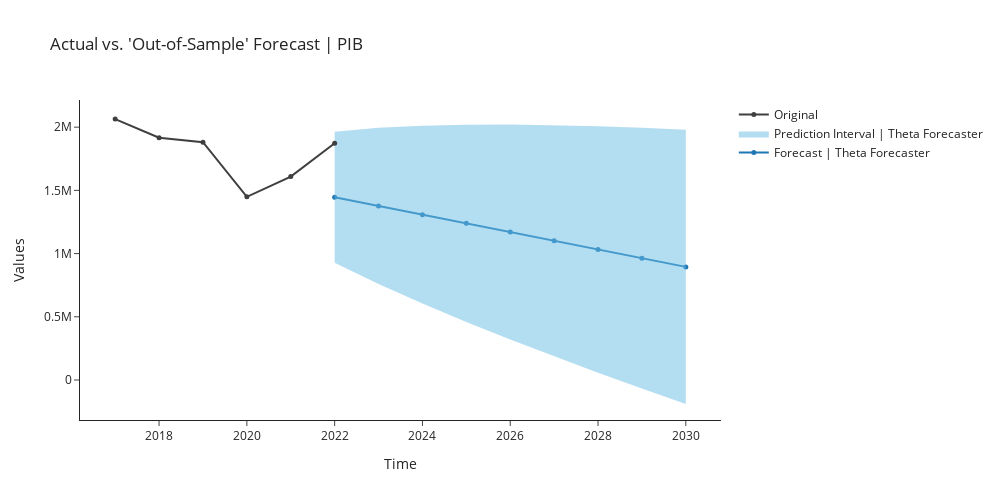

The notebook cell this image was saved under:
### Markdown cell above
#### arima   ARIMA

### Code cell
arima = exp.create_model('arima')
exp.plot_model(plot = 'decomp', 
               data_kwargs = {'type' : 'multiplicative'},
               fig_kwargs = {"height":500,"width":1000,"template": "simple_white","hoverinfo":"none","big_data_threshold":10})
exp.plot_model(estimator = arima, 
               plot = 'forecast', 
               data_kwargs = {'fh' : 8},
               fig_kwargs = {"height":500,"width":1000,"template": "simple_white","hoverinfo":"none","big_data_threshold":10})
exp.predict_model(arima, fh = 12)

### Figure 1 — Plotly figure (JSON) as saved in the notebook; plotly's stock layout.template omitted (floating-point values rounded to 4 significant figures)
{"data": [{"line": {"color": "#1f77b4"}, "marker": {"size": 5}, "mode": "lines+markers", "name": "Forecast | Theta Forecaster", "showlegend": true, "type": "scatter", "x": [2022, 2023, 2024, 2025, 2026, 2027, 2028, 2029, 2030], "y": [1446000.0, 1377000.0, 1308000.0, 1239000.0, 1170000.0, 1101000.0, 1033000.0, 963700.0, 894800.0]}, {"line": {"width": 0}, "marker": {"color": "#68BBE3"}, "mode": "lines", "name": "Lower Interval", "showlegend": false, "type": "scatter", "x": [2022, 2023, 2024, 2025, 2026, 2027, 2028, 2029, 2030], "y": [928000.0, 759100.0, 604400.0, 459000.0, 320500.0, 187300.0, 58270.0, -67220.0, -189800.0]}, {"fill": "tonexty", "fillcolor": "rgba(104,187,227,0.5)", "line": {"width": 0}, "marker": {"color": "#68BBE3"}, "mode": "lines", "name": "Prediction Interval | Theta Forecaster", "showlegend": true, "type": "scatter", "x": [2022, 2023, 2024, 2025, 2026, 2027, 2028, 2029, 2030], "y": [1964000.0, 1995000.0, 2012000.0, 2019000.0, 2020000.0, 2016000.0, 2007000.0, 1995000.0, 1979000.0]}, {"marker": {"color": "#3f3f3f", "size": 5}, "mode": "lines+markers", "name": "Original", "showlegend": true, "type": "scatter", "x": [2017, 2018, 2019, 2020, 2021, 2022], "y": [2064000.0, 1917000.0, 1881000.0, 1449000.0, 1609000.0, 1873000.0]}], "layout": {"autosize": false, "height": 500, "showlegend": true, "title": {"text": "Actual vs. 'Out-of-Sample' Forecast | PIB"}, "width": 1000, "xaxis": {"title": {"text": "Time"}}, "yaxis": {"title": {"text": "Values"}}}}
